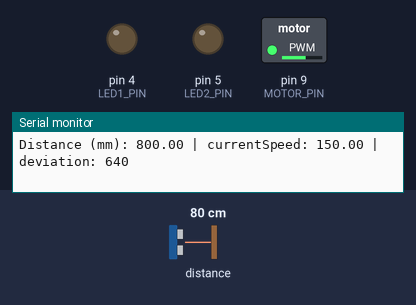
Bench run of a sketch on a simulated Arduino Uno, built with avr-gcc and run on an emulated ATmega328P. Parts: switched loads named in the sketch (green lamp = pin HIGH), output pins drawn as LEDs (lit = HIGH), the last lines printed to the serial monitor. Wiring (inferred from the names in the program): MPU-6050 motion sensor at I2C address 0x68. The test bench sets the inputs (shaded band); at power-on: distance to the obstacle 80 cm.

Above: at 1.2 s.
1.3 s: distance to the obstacle set to 2 cm
At 2.68 s:
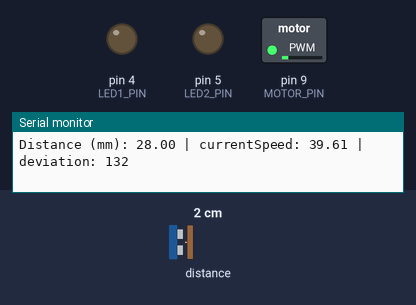
4.3 s: distance to the obstacle set to 250 cm
6.2 s: distance to the obstacle set to 4 cm
At 6.37 s:
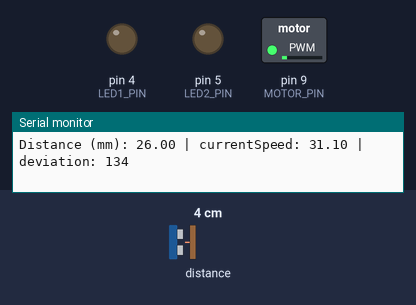
9.2 s: distance to the obstacle set to 35 cm
At 10.4 s:
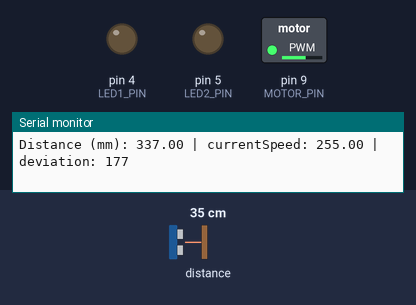
Timing chart, 0 to 11.7 s (numbered marks = the images above; inputs shaded):
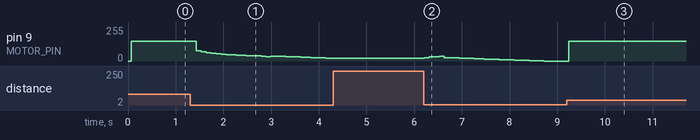

The sketch:

eos17_finale_abgabe.ino
```cpp
#include <PID_v1.h>
#include "Adafruit_VL53L0X.h"
#include<Wire.h>

// VL53L0X ToF sensor
Adafruit_VL53L0X lox = Adafruit_VL53L0X();
VL53L0X_RangingMeasurementData_t measure;

// gyroscope
const int MPU_addr = 0x68;
int16_t acX, acY, acZ, tmp, gyX, gyY, gyZ;

// status LEDs
const int LED1_PIN = 4;
const int LED2_PIN = 5;

// motor pin (PWM)
const int MOTOR_PIN = 9;

// speed
const int baseSpeed = 100;
double currentSpeed = baseSpeed;
const int minSpeed = 0;
const int maxSpeed = 255;

// distances
double baseDistance = 160;
double distance = 0; // current distance
int lastDistance = 0; // last measured distance
int deviation = 0;

// PID
double aggKp=1, aggKi=0.1, aggKd=0.25;
double consKp=1, consKi=0.1, consKd=0.25;
PID myPID(&distance, &currentSpeed, &baseDistance, consKp, consKi, consKd, REVERSE);

void setup() {
  Serial.begin(115200);

  // I2C devices initialization
  initializeDevices();

  // pins
  pinMode(4, OUTPUT);
  pinMode(5, OUTPUT);
  pinMode(MOTOR_PIN, OUTPUT);

  // first ToF distance reading for moving average
  lox.rangingTest(&measure, false);
  if (measure.RangeStatus != 4) {  // phase failures have incorrect data
    distance = measure.RangeMilliMeter;
  }

  //turn the PID on
  myPID.SetMode(AUTOMATIC);
}


void loop() {
  // measure distance
  lox.rangingTest(&measure, false);
  if (measure.RangeStatus != 4) { // successful measurement
    int newDistance = measure.RangeMilliMeter;
    distance = ema(newDistance, distance);
    int deviation = abs(distance - baseDistance);
    lastDistance = distance;

    // set speed using PID
    if (deviation < 25) {
      // close to setpoint, use conservative tuning parameters
      myPID.SetTunings(consKp, consKi, consKd);
    }
    else {
       // far from setpoint, use aggressive tuning parameters
       myPID.SetTunings(aggKp, aggKi, aggKd);
    }
    myPID.Compute();

    Serial.print("Distance (mm): "); Serial.print(distance);
    Serial.print(" | currentSpeed: "); Serial.print(currentSpeed);
    Serial.print(" | deviation: "); Serial.println(deviation);
  } else {
    Serial.println("out of range");
  }

  // set motor speed

  if(currentSpeed > 150) {
    currentSpeed = 150;
  }
  analogWrite(MOTOR_PIN, currentSpeed);

  /*
    // Gyro
    Wire.beginTransmission(MPU_addr);
    Wire.write(0x3B);  // starting with register 0x3B (ACCEL_XOUT_H)
    Wire.endTransmission(false);
    Wire.requestFrom(MPU_addr,14,true);  // request a total of 14 registers
    acX=Wire.read()<<8|Wire.read();  // 0x3B (ACCEL_XOUT_H) & 0x3C (ACCEL_XOUT_L)
    acY=Wire.read()<<8|Wire.read();  // 0x3D (ACCEL_YOUT_H) & 0x3E (ACCEL_YOUT_L)
    acZ=Wire.read()<<8|Wire.read();  // 0x3F (ACCEL_ZOUT_H) & 0x40 (ACCEL_ZOUT_L)
    tmp=Wire.read()<<8|Wire.read();  // 0x41 (TEMP_OUT_H) & 0x42 (TEMP_OUT_L)
    gyX=Wire.read()<<8|Wire.read();  // 0x43 (GYRO_XOUT_H) & 0x44 (GYRO_XOUT_L)
    gyY=Wire.read()<<8|Wire.read();  // 0x45 (GYRO_YOUT_H) & 0x46 (GYRO_YOUT_L)
    gyZ=Wire.read()<<8|Wire.read();  // 0x47 (GYRO_ZOUT_H) & 0x48 (GYRO_ZOUT_L)
    Serial.print(" | gyZ = "); Serial.println(abs(gyZ));

    int speed = 0;
    if(abs(gyZ) > 15000) {
      speed = 0;
      digitalWrite(LED1_PIN, 1);
      digitalWrite(LED2_PIN, 1);

    } else if (abs(gyZ) > 10000) {
      speed = 135;
      digitalWrite(LED1_PIN, 1);
      digitalWrite(LED2_PIN, 0);
    } else if (abs(gyZ) > 5000) {
      speed = 155;
      digitalWrite(LED1_PIN, 0);
      digitalWrite(LED2_PIN, 1);

    } else {
      speed = 155;
      digitalWrite(LED1_PIN, 0);
      digitalWrite(LED2_PIN, 0);
    }

    //Serial.println(speed);
    analogWrite(MOTOR_PIN, speed);
  */
}


void initializeDevices() {
  Serial.println("Initializing I2C devices...");

  // ToF
  if (!lox.begin()) {
    Serial.println(F("Failed to boot VL53L0X"));
    while (1);
  }

  // Gyro
  Wire.begin();
  Wire.beginTransmission(MPU_addr);
  Wire.write(0x6B); // PWR_MGMT_1 register
  Wire.write(0); // set to zero (wakes up the MPU-6050)
  Wire.endTransmission(true);

  Serial.println("I2C devices available");
}

// Exponential moving average
// used for smooth distance mesures of ToF sensor
int ema(int currentVal, int lastVal) {
  float weight = 0.1;
  return (weight * currentVal) + ((1 - weight) * lastVal);
}
```

Measured:
- after the input at 1.3 s, pin 9 (MOTOR_PIN): 150/255 → 76/255 after 0.13 s, → 71/255 0.10 s later, → 63/255 0.10 s later, → 60/255 0.10 s later, … (27 changes in this stretch)
- after the input at 4.3 s, pin 9 (MOTOR_PIN): stays 21/255 (without the input it goes to 19/255 after 0.06 s)
- after the input at 6.2 s, pin 9 (MOTOR_PIN): rises from 21/255 to 34/255 in 0.31 s, then falls to 0/255 in 2.2 s
- after the input at 9.2 s, pin 9 (MOTOR_PIN): 0/255 → 150/255 at once
